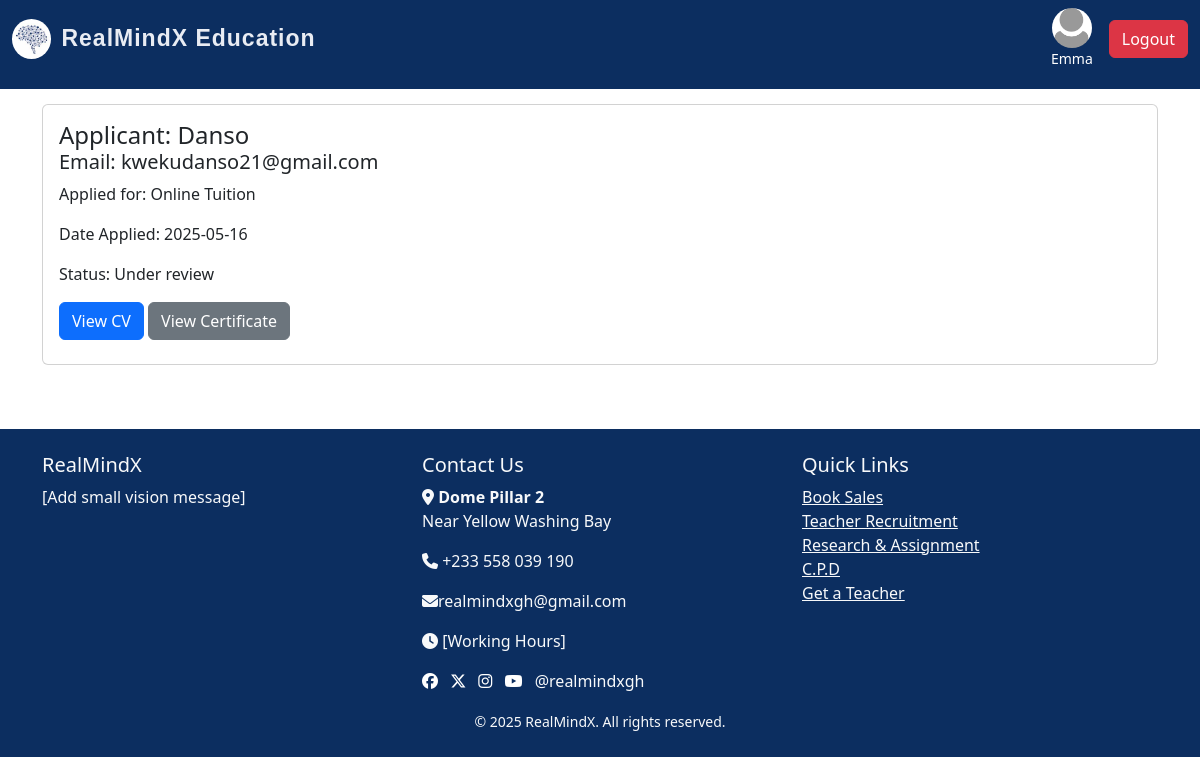
Screenshot of /admin/applicants/1 (signed in) with the database file from the repository.
### models.py (models this page shows, shortened)
class Admin(UserMixin, db.Model):
    id = db.Column(db.Integer, primary_key=True)
    username = db.Column(db.String(150), unique=True, nullable=False)
    email = db.Column(db.String(150), unique=True, nullable=False)
    password = db.Column(db.String(150), nullable=False)
    profile_pic = db.Column(db.String(200), nullable=True)
    job_posts = db.relationship('JobPost', backref='admin', lazy=True)
    news_posts = db.relationship('News', backref='admin', lazy=True)

class Application(db.Model):
    id = db.Column(db.Integer, primary_key=True)
    date_applied = db.Column(db.DateTime, default=datetime.utcnow)
    status = db.Column(db.String(20), default='under review')  # Default status is 'under review'
    cv = db.Column(db.String(150), nullable=False)
    certificate = db.Column(db.String(150), nullable=False)
    cover_letter = db.Column(db.String(150), nullable=True)  # Optional upload
    user_id = db.Column(db.Integer, db.ForeignKey('user.id'), nullable=False)
    job_id = db.Column(db.Integer, db.ForeignKey('job_post.id'), nullable=False)

class User(UserMixin, db.Model):
    id = db.Column(db.Integer, primary_key=True)
    username = db.Column(db.String(150), unique=True, nullable=False)
    email = db.Column(db.String(150), unique=True, nullable=False)
    password = db.Column(db.String(150), nullable=False)
    profile_pic = db.Column(db.String(200), nullable=True)
    applications = db.relationship('Application', backref='user', lazy=True)

class JobPost(db.Model):
    id = db.Column(db.Integer, primary_key=True)
    title = db.Column(db.String(150), nullable=False)
    description = db.Column(db.Text, nullable=False)
    job_type = db.Column(db.String(50))
    requirements = db.Column(db.Text, nullable=False)
    date_posted = db.Column(db.DateTime, default=datetime.utcnow)
    admin_id = db.Column(db.Integer, db.ForeignKey('admin.id'), nullable=False)
    applications = db.relationship('Application', backref='job', cascade='all, delete-orphan', lazy=True)

### routes.py (the view)
@app.route('/admin/applicants/<int:job_id>')
@login_required
def view_applicants(job_id):
    if not isinstance(current_user, Admin):
        return redirect(url_for('users_dashboard'))
    job = JobPost.query.get(job_id)
    if not job or job.admin_id != current_user.id:
        return redirect(url_for('admin_dashboard'))
    applications = job.applications
    return render_template('view_applicants.html', applications=applications)

### routes.py (called while the page is built)
@login_manager.user_loader
def load_user(user_id):
    try:
        user_type, id = user_id.split(":")
        if user_type == "user":
            return User.query.get(int(id))
        elif user_type == "admin":
            return Admin.query.get(int(id))
    except ValueError:
        return None

### templates/view_applicants.html (shortened to what this page needs)
{% extends 'index.html' %}
{% block content %}
{% if applications %}
    {% for application in applications %}
    <div class="card mb-3">
        <div class="card-body">
            <h4 class="card-title">Applicant: {{ application.user.username }}</h4>
            <h5>Email: {{ application.user.email }}</h5>
            <p>Applied for: {{ application.job.title }}</p>
            <p>Date Applied: {{ application.date_applied.strftime('%Y-%m-%d') }}</p>
            <p>Status: {{ application.status }}</p>
            <a href="{{ url_for('uploaded_file', filename=application.cv) }}" target="_blank" class="btn btn-primary mb-2">
                View CV
            </a>
            {% if application.certificate %}
            <a href="{{ url_for('uploaded_file', filename=application.certificate) }}" target="_blank" class="btn btn-secondary mb-2">
                View Certificate
            </a>
            {% endif %}
        </div>
    </div>
    {% endfor %}
{% else %}
    <div class="alert alert-info">No applicant for this job yet.</div>
{% endif %}
{% endblock %}

### templates/index.html (shortened to what this page needs)
<!DOCTYPE html>
<html lang="en">
<head>
  <link rel="stylesheet" href="https://cdn.jsdelivr.net/npm/bootstrap@5.3.3/dist/css/bootstrap.min.css">
  <link rel="stylesheet" href="https://cdnjs.cloudflare.com/ajax/libs/font-awesome/6.6.0/css/all.min.css">
  <link rel="stylesheet" href="{{ url_for('static', filename='main.css') }}">
</head>
<body>
<nav class="navbar navbar-expand-lg navbar-dark bg-steel fixed-top">
  <div class="container-fluid">
    <a class="navbar-brand d-flex align-items-center" href="{{ url_for('home') }}">
      <img src="{{ url_for('static', filename='images/brain.jpg') }}" alt="Logo" style="height: 40px; border-radius: 50%; margin-right: 10px;">
      RealMindX Education
    </a>
    <div class="collapse navbar-collapse justify-content-end" id="navbarNav">
      <ul class="navbar-nav">
        {% if current_user.is_authenticated %}
        <li class="nav-item d-flex align-items-center ms-2">
          <div class="d-flex flex-column align-items-center text-white me-3">
            {% if current_user.profile_pic %}
              <img src="{{ url_for('static', filename='uploads/' ~ current_user.profile_pic) }}"
                  alt="Profile"
                  style="width: 40px; height: 40px; border-radius: 50%; object-fit: cover;">
            {% else %}
              <img src="{{ url_for('static', filename='images/default-profile.webp') }}"
                  alt="Default Profile"
                  style="width: 40px; height: 40px; border-radius: 50%; object-fit: cover;">
            {% endif %}
            <small>{{ current_user.username }}</small>
          </div>
          <a class="btn btn-danger" href="{{ url_for('logout') }}">Logout</a>
        </li>
        {% endif %}
      </ul>
    </div>
  </div>
</nav>
  <main class="container mt-5 pt-4">
    {% block content %}{% endblock %}
  </main>
  {% include 'footer.html' %}
</body>
</html>

### static/main.css (style rules this page uses)
html,body { position: relative; color: #0f0505; display: flex; flex-direction: column; margin: 0; margin-top: 1.0rem; }
.container { flex: 1; }
.navbar { margin-bottom: 0; padding-bottom: 20px; }
.navbar-brand { text-decoration: none; font-family: "Poppins", sans-serif; font-size: 23px; font-weight: bold; color:rgb(233, 236, 243); letter-spacing: 1px; }
.bg-steel { background-color: #0C2E60; }
.navbar-nav a { font-size: 16px; font-weight: 400; display: flex; align-items: center; gap: 5px; color: #ffffff; }
.card { flex: 1; display: flex; flex-direction: column; }
h1, h2, h3, h4 { color: #0C2E60; }
.card-title { margin-bottom: 0; }

### rows the page displays
Admin: username "Emma"
Application: user.username "Danso", user.email "kwekudanso21@gmail.com", job "Online Tuition", date_applied "2025-05-16", status "Under review"
